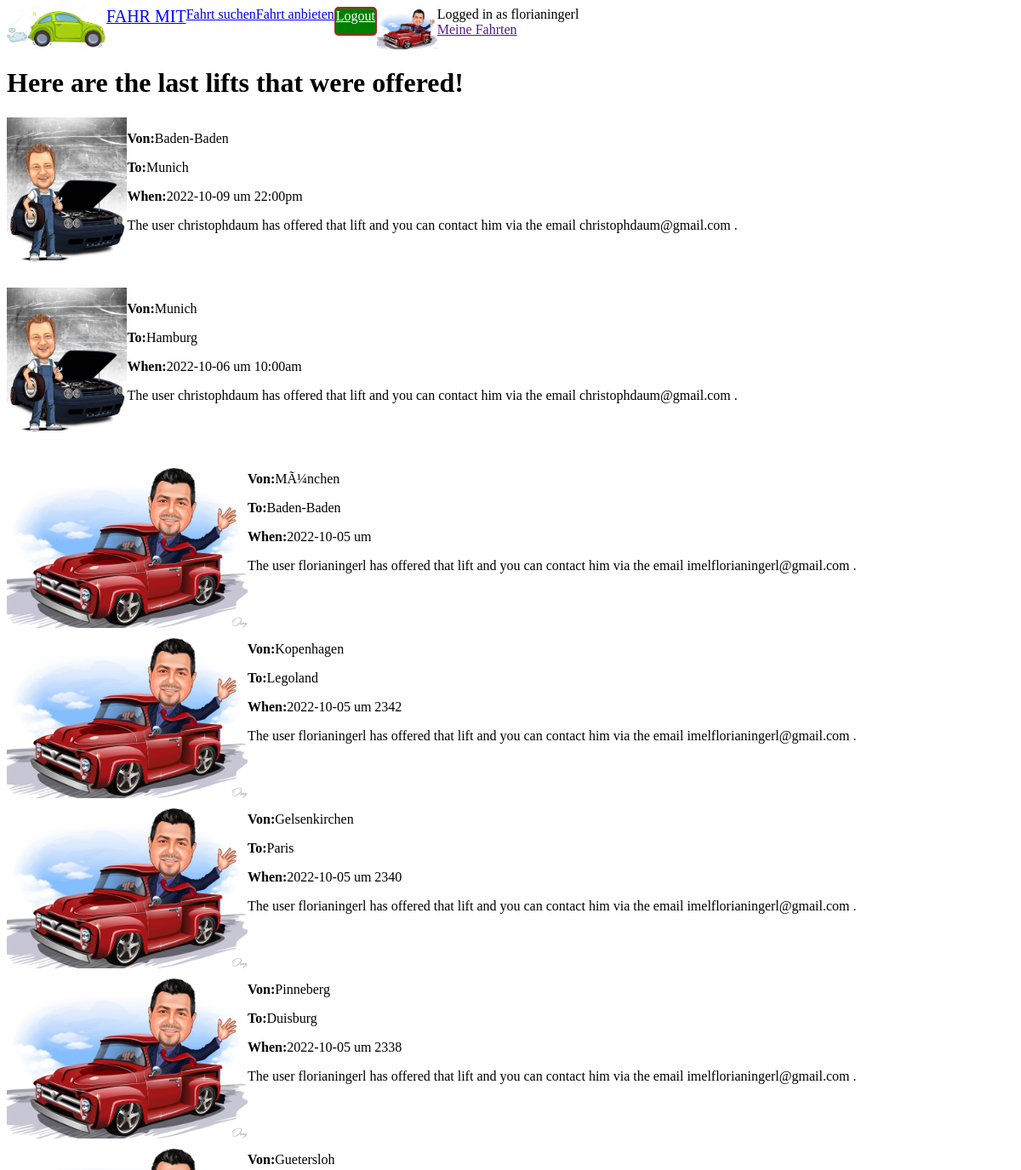
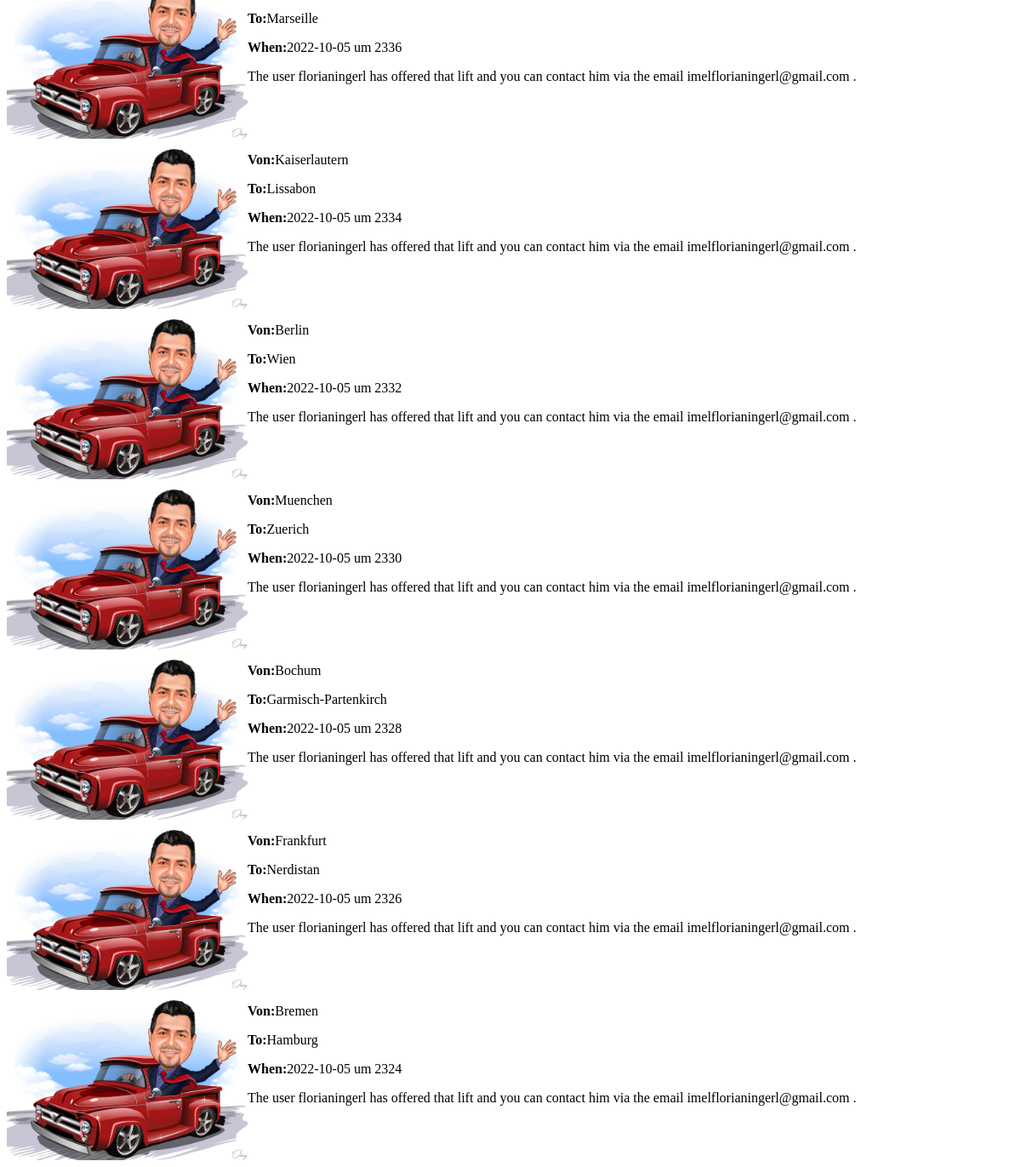
The page / (signed in) on the database its author committed (2 pictures, top to bottom).
### tables this page shows
CREATE TABLE IF NOT EXISTS `fahrten` (
  `fahrtennummer` int(11) NOT NULL AUTO_INCREMENT,
  `zeit` varchar(200) DEFAULT NULL,
  `von` varchar(200) DEFAULT NULL,
  `nach` varchar(200) DEFAULT NULL,
  `plaetze` int(11) DEFAULT NULL,
  `userid` int(10) DEFAULT NULL,
  `datum` date NOT NULL,
  PRIMARY KEY (`fahrtennummer`)
);

CREATE TABLE IF NOT EXISTS `users` (
  `id` int(10) UNSIGNED NOT NULL AUTO_INCREMENT,
  `username` varchar(300) NOT NULL,
  `email` varchar(300) NOT NULL,
  `password` varchar(50) NOT NULL,
  PRIMARY KEY (`id`)
);

### imageutils.php (called while the page is built, shortened)
<?php
function getImageFromUsername($username){
    $dir = "assets/img/users/";
    if(file_exists( $dir . $username . ".png")){
        return  $dir . $username . ".png";
    }
    else if (file_exists($dir . $username . ".jpg") ) {
        return $dir . $username . ".jpg";
    }
}
function getImageFromId($conn, $id){
    $sql = "select username from users where id = $id";
    $stmt = $conn->prepare($sql);
    $stmt->execute();
    $stmt->setFetchMode(PDO::FETCH_ASSOC);
    $result = $stmt->fetchAll();
    return getImageFromUsername($result[0]['username']);
}
function getUserFromId($conn, $id){
    $sql = "select * from users where id = $id";
    $stmt = $conn->prepare($sql);
    $stmt->execute();
    $stmt->setFetchMode(PDO::FETCH_ASSOC);
    $result = $stmt->fetchAll();
    return $result[0];
}
?>

### index.php (the view, shortened to what this page needs)
<html>
<head>
</head>
<body>
    <?php
    include_once("header.php");
    include_once("imageutils.php");
    ?>
    <h1>Here are the last lifts that were offered!</h1>
    <?php
    $stmt = $conn->prepare("SELECT * FROM fahrten order by datum desc");
    $stmt->execute();
    $stmt->setFetchMode(PDO::FETCH_ASSOC);
    $result = $stmt->fetchAll();
    for ($i = 0; $i < count($result); $i++) { ?>
        <div style="display:flex; flex-direction: row;">
            <img src="<?php echo getImageFromId($conn, $result[$i]['userid']); ?>" height="200px"></img>
            <div>
                <p><span style="font-weight:bold;">Von:</span><?php echo $result[$i]["von"]; ?> </p>
                <p><span style="font-weight:bold;">To:</span><?php echo $result[$i]["nach"]; ?> </p>
                <p><span style="font-weight:bold;">When:</span><?php echo $result[$i]["datum"] . " um " . $result[$i]["zeit"]; ?> </p>
                <?php
                $id = $result[$i]['userid'];
                $user = getUserFromId($conn, $id);
                ?>
                <p>
                    The user <?php echo $user['username']; ?> has offered that lift and you can contact him via the email <?php echo $user['email']; ?> . </p>
            </div>
        </div>
    <?php
    }
    ?>
</body>
</html>

### rows shown on the page
fahrten: userid.username (picture), von "Baden-Baden", nach "Munich", datum "2022-10-09", zeit "22:00pm", userid.username "christophdaum", userid.email "christophdaum@gmail.com"
fahrten: userid.username (picture), von "Munich", nach "Hamburg", datum "2022-10-06", zeit "10:00am", userid.username "christophdaum", userid.email "christophdaum@gmail.com"
fahrten: userid.username (picture), von "MÃ¼nchen", nach "Baden-Baden", datum "2022-10-05", userid.username "florianingerl", userid.email "imelflorianingerl@gmail.com"
fahrten: userid.username (picture), von "Kopenhagen", nach "Legoland", datum "2022-10-05", zeit "2342", userid.username "florianingerl", userid.email "imelflorianingerl@gmail.com"
fahrten: userid.username (picture), von "Gelsenkirchen", nach "Paris", datum "2022-10-05", zeit "2340", userid.username "florianingerl", userid.email "imelflorianingerl@gmail.com"
fahrten: userid.username (picture), von "Pinneberg", nach "Duisburg", datum "2022-10-05", zeit "2338", userid.username "florianingerl", userid.email "imelflorianingerl@gmail.com"
fahrten: userid.username (picture), von "Guetersloh", nach "Marseille", datum "2022-10-05", zeit "2336", userid.username "florianingerl", userid.email "imelflorianingerl@gmail.com"
fahrten: userid.username (picture), von "Kaiserlautern", nach "Lissabon", datum "2022-10-05", zeit "2334", userid.username "florianingerl", userid.email "imelflorianingerl@gmail.com"
fahrten: userid.username (picture), von "Berlin", nach "Wien", datum "2022-10-05", zeit "2332", userid.username "florianingerl", userid.email "imelflorianingerl@gmail.com"
fahrten: userid.username (picture), von "Muenchen", nach "Zuerich", datum "2022-10-05", zeit "2330", userid.username "florianingerl", userid.email "imelflorianingerl@gmail.com"
fahrten: userid.username (picture), von "Bochum", nach "Garmisch-Partenkirch", datum "2022-10-05", zeit "2328", userid.username "florianingerl", userid.email "imelflorianingerl@gmail.com"
fahrten: userid.username (picture), von "Frankfurt", nach "Nerdistan", datum "2022-10-05", zeit "2326", userid.username "florianingerl", userid.email "imelflorianingerl@gmail.com"
fahrten: userid.username (picture), von "Bremen", nach "Hamburg", datum "2022-10-05", zeit "2324", userid.username "florianingerl", userid.email "imelflorianingerl@gmail.com"

### other values the page prints
$_SESSION['loggedUser']['username'] "florianingerl"
